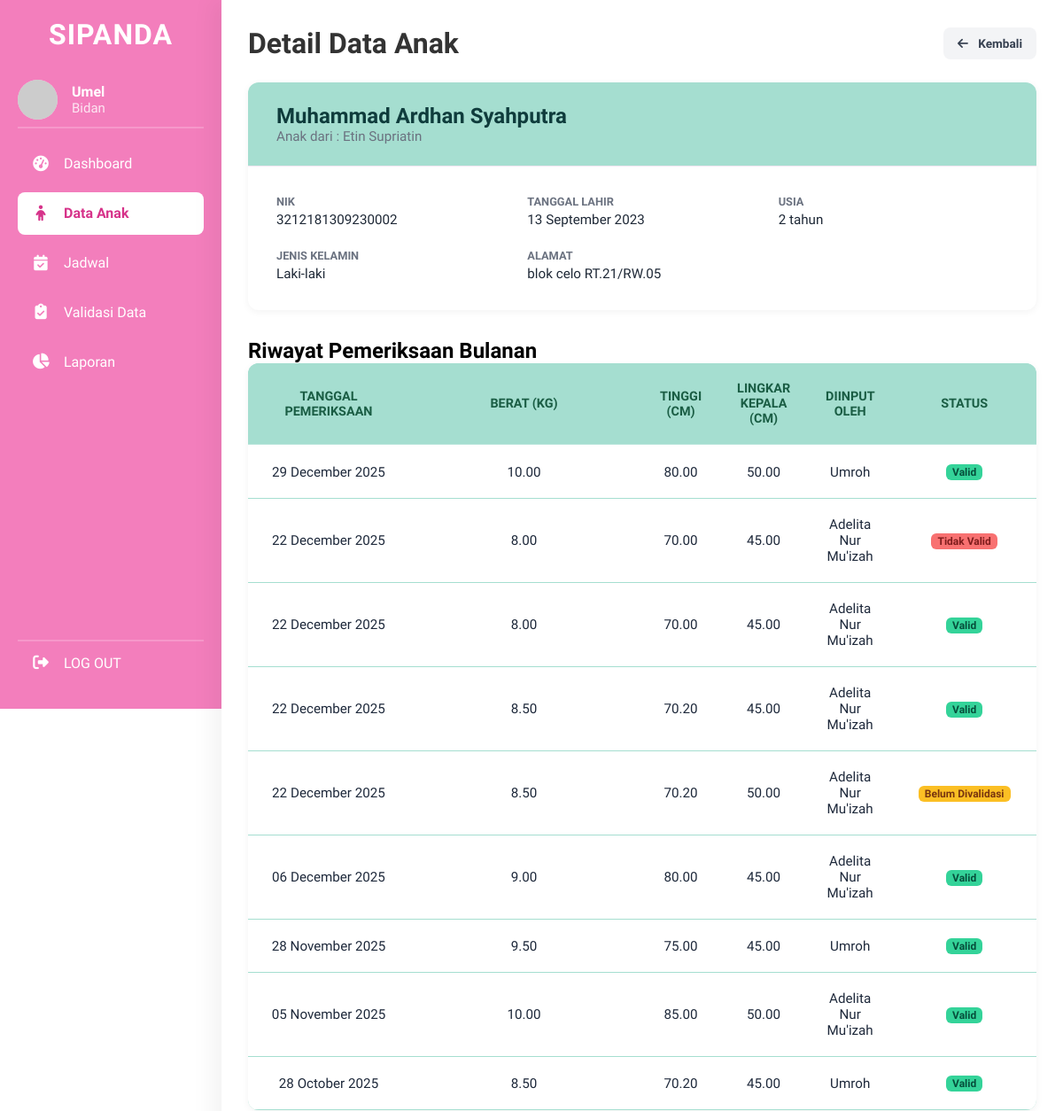
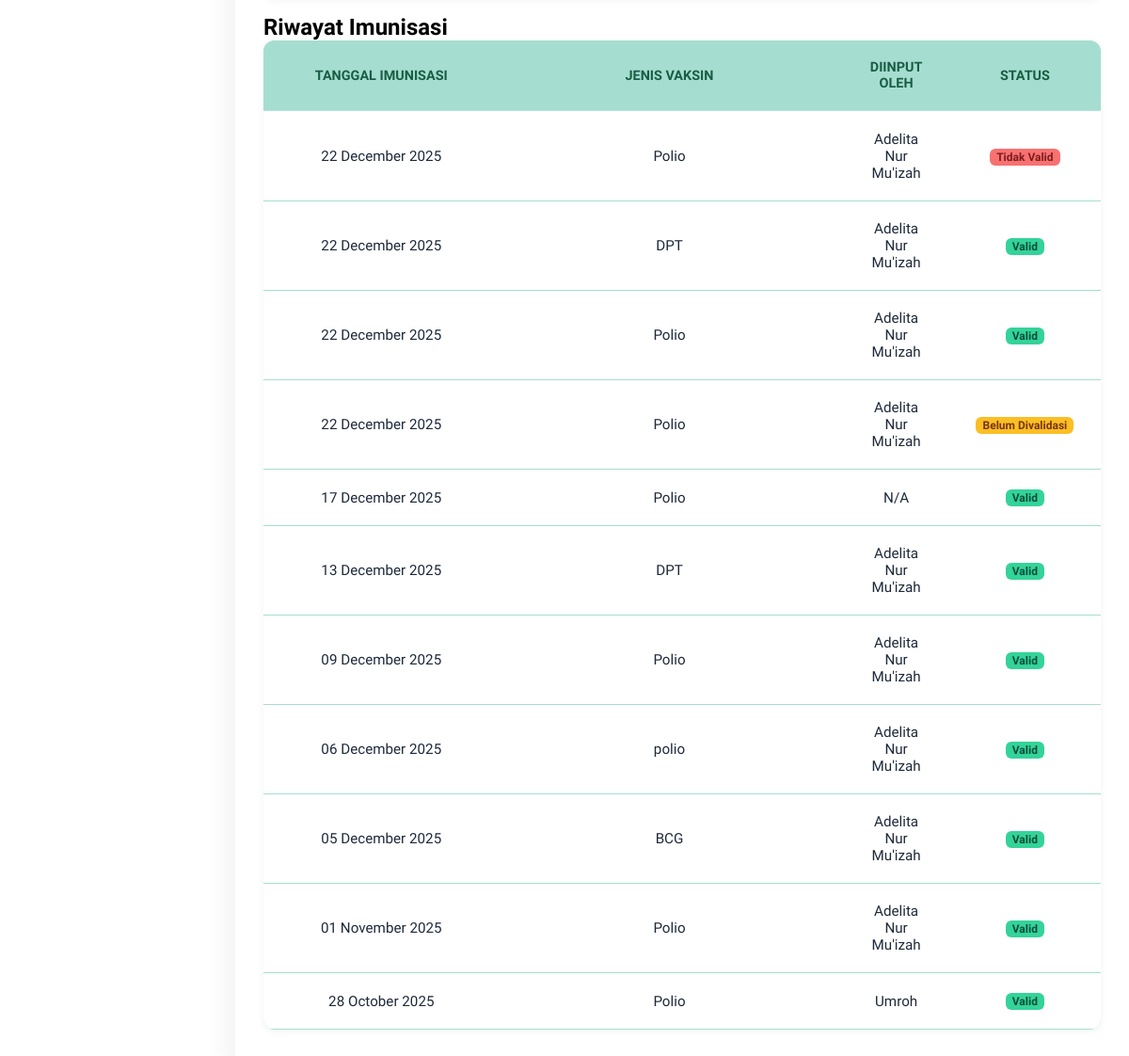
Page /detail_anak_bidan.php?id=15 (signed in) on the committed database (2 pictures, top to bottom).
### tables this page shows
CREATE TABLE `balita` (
  `id_balita` int(11) NOT NULL,
  `nama_balita` varchar(100) NOT NULL,
  `nik_balita` varchar(16) NOT NULL,
  `tanggal_lahir` date NOT NULL,
  `jenis_kelamin` enum('Laki-laki','Perempuan') NOT NULL,
  `nama_orang_tua` varchar(100) NOT NULL,
  `alamat` text DEFAULT NULL,
  `foto_profil` varchar(255) DEFAULT NULL,
  `id_kader_pendaftar` int(11) DEFAULT NULL,
  `is_active` tinyint(1) NOT NULL DEFAULT 1,
  `created_at` timestamp NOT NULL DEFAULT current_timestamp()
);

CREATE TABLE `pemeriksaan` (
  `id_pemeriksaan` int(11) NOT NULL,
  `id_balita` int(11) NOT NULL,
  `tanggal_periksa` date NOT NULL,
  `berat_badan` decimal(5,2) DEFAULT NULL COMMENT 'dalam KG',
  `tinggi_badan` decimal(5,2) DEFAULT NULL COMMENT 'dalam CM',
  `lingkar_kepala` decimal(5,2) DEFAULT NULL COMMENT 'dalam CM',
  `catatan` text DEFAULT NULL,
  `status_validasi` enum('Belum Divalidasi','Valid','Tidak Valid') DEFAULT 'Belum Divalidasi',
  `id_kader` int(11) DEFAULT NULL,
  `id_bidan_validator` int(11) DEFAULT NULL,
  `validated_at` timestamp NULL DEFAULT NULL,
  `created_at` timestamp NOT NULL DEFAULT current_timestamp()
);

CREATE TABLE `users` (
  `id_user` int(11) NOT NULL,
  `nama_lengkap` varchar(100) NOT NULL,
  `username` varchar(50) NOT NULL,
  `password` varchar(255) NOT NULL,
  `role` enum('kader','bidan') NOT NULL,
  `created_at` timestamp NOT NULL DEFAULT current_timestamp(),
  `is_active` tinyint(1) DEFAULT 1
);

CREATE TABLE `imunisasi` (
  `id_imunisasi` int(11) NOT NULL,
  `id_balita` int(11) NOT NULL,
  `tanggal_imunisasi` date NOT NULL,
  `jenis_vaksin` varchar(100) NOT NULL,
  `catatan` text DEFAULT NULL,
  `status_validasi` enum('Belum Divalidasi','Valid','Tidak Valid') DEFAULT 'Belum Divalidasi',
  `id_kader` int(11) DEFAULT NULL,
  `id_bidan_validator` int(11) DEFAULT NULL,
  `validated_at` timestamp NULL DEFAULT NULL,
  `created_at` timestamp NOT NULL DEFAULT current_timestamp()
);

### detail_anak_bidan.php (the view, shortened to what this page needs)
<?php
require 'config/database.php';
$id_balita = $_GET['id'];
$stmt_balita = $conn->prepare("SELECT * FROM balita WHERE id_balita = ?");
$stmt_balita->bind_param("i", $id_balita);
$stmt_balita->execute();
$result_balita = $stmt_balita->get_result();
$balita = $result_balita->fetch_assoc();
$stmt_pemeriksaan = $conn->prepare("SELECT p.*, u.nama_lengkap AS nama_kader FROM pemeriksaan p LEFT JOIN users u ON p.id_kader = u.id_user WHERE p.id_balita = ? ORDER BY p.tanggal_periksa DESC");
$stmt_pemeriksaan->bind_param("i", $id_balita);
$stmt_pemeriksaan->execute();
$result_pemeriksaan = $stmt_pemeriksaan->get_result();
$stmt_imunisasi = $conn->prepare("SELECT i.*, u.nama_lengkap AS nama_kader FROM imunisasi i LEFT JOIN users u ON i.id_kader = u.id_user WHERE i.id_balita = ? ORDER BY i.tanggal_imunisasi DESC");
$stmt_imunisasi->bind_param("i", $id_balita);
$stmt_imunisasi->execute();
$result_imunisasi = $stmt_imunisasi->get_result();
include 'templates/header.php';
function hitungUmur($tanggal_lahir)
{
    $lahir = new DateTime($tanggal_lahir);
    $hari_ini = new DateTime();
    $umur = $hari_ini->diff($lahir);
    if ($umur->y > 0)
        return $umur->y . " tahun";
    elseif ($umur->m > 0)
        return $umur->m . " bulan";
    else
        return $umur->d . " hari";
}
?>
<div class="dashboard-container">
    <aside class="sidebar">
        <div class="sidebar-header">
            <h2>SIPANDA</h2>
        </div>
        <div class="sidebar-user">
            <img src="https://ui-avatars.com/api/?name=<?= urlencode($_SESSION['nama_lengkap']) ?>&background=FBCFE8&color=B42373"
                alt="User Avatar">
            <div class="user-info">
                <h4><?= htmlspecialchars($_SESSION['nama_lengkap']) ?></h4>
                <p><?= htmlspecialchars(ucfirst($_SESSION['role'])) ?></p>
            </div>
        </div>
        <ul class="sidebar-nav">
            <li><a href="dashboard_bidan.php"><i class="fa-solid fa-tachometer-alt"></i> Dashboard</a></li>
            <li><a href="data_anak_bidan.php" class="active"><i class="fa-solid fa-child"></i> Data Anak</a></li>
            <li><a href="jadwal_bidan.php"><i class="fa-solid fa-calendar-check"></i> Jadwal</a></li>
            <li><a href="validasi_data.php"><i class="fa-solid fa-clipboard-check"></i> Validasi Data</a></li>
            <li><a href="laporan.php"><i class="fa-solid fa-chart-pie"></i> Laporan</a></li>
        </ul>
        <div class="sidebar-footer">
            <ul class="sidebar-nav">
                <li><a href="<?= BASE_URL ?>/logout.php"><i class="fa-solid fa-right-from-bracket"></i> LOG OUT</a></li>
            </ul>
        </div>
    </aside>
    <main class="main-content">
        <div class="main-header">
            <h1>Detail Data Anak</h1>
            <a href="data_anak_bidan.php" class="btn-kembali"><i class="fa-solid fa-arrow-left"></i> Kembali</a>
        </div>
        <div class="profile-card">
            <div class="profile-header">
                <h3><?= htmlspecialchars($balita['nama_balita']) ?></h3>
                <p>Anak dari : <?= htmlspecialchars($balita['nama_orang_tua']) ?></p>
            </div>
            <div class="profile-details">
                <div><span>NIK</span><strong><?= htmlspecialchars($balita['nik_balita']) ?></strong></div>
                <div><span>Tanggal
                        Lahir</span><strong><?= date('d F Y', strtotime($balita['tanggal_lahir'])) ?></strong></div>
                <div><span>Usia</span><strong><?= hitungUmur($balita['tanggal_lahir']) ?></strong></div>
                <div><span>Jenis Kelamin</span><strong><?= htmlspecialchars($balita['jenis_kelamin']) ?></strong></div>
                <div><span>Alamat</span><strong><?= htmlspecialchars($balita['alamat'] ?? 'N/A') ?></strong></div>
            </div>
        </div>
        <div class="history-section">
            <h2>Riwayat Pemeriksaan Bulanan</h2>
            <div class="data-table-wrapper">
                <table class="data-table">
                    <thead>
                        <tr>
                            <th>Tanggal Pemeriksaan</th>
                            <th>Berat (kg)</th>
                            <th>Tinggi (cm)</th>
                            <th>Lingkar Kepala (cm)</th>
                            <th>Diinput oleh</th>
                            <th>Status</th>
                        </tr>
                    </thead>
                    <tbody>
                        <?php if ($result_pemeriksaan->num_rows > 0): ?>
                            <?php while ($row = $result_pemeriksaan->fetch_assoc()): ?>
                                <tr>
                                    <td><?= date('d F Y', strtotime($row['tanggal_periksa'])) ?></td>
                                    <td><?= htmlspecialchars($row['berat_badan'] ?? 'N/A') ?></td>
                                    <td><?= htmlspecialchars($row['tinggi_badan'] ?? 'N/A') ?></td>
                                    <td><?= htmlspecialchars($row['lingkar_kepala'] ?? 'N/A') ?></td>
                                    <td><?= htmlspecialchars($row['nama_kader'] ?? 'N/A') ?></td>
                                    <td> <span
                                            class="status-badge <?= strtolower(str_replace(' ', '-', $row['status_validasi'])) ?>">
                                            <?= htmlspecialchars($row['status_validasi']) ?> </span> </td>
                                </tr>
                            <?php endwhile; ?>
                        <?php else: ?>
                            <tr>
                                <td colspan="6" style="text-align:center;">Belum ada riwayat pemeriksaan.</td>
                            </tr>
                        <?php endif; ?>
                    </tbody>
                </table>
            </div>
        </div>
        <div class="history-section">
            <h2>Riwayat Imunisasi</h2>
            <div class="data-table-wrapper">
                <table class="data-table">
                    <thead>
                        <tr>
                            <th>Tanggal Imunisasi</th>
                            <th>Jenis Vaksin</th>
                            <th>Diinput oleh</th>
                            <th>Status</th>
                        </tr>
                    </thead>
                    <tbody>
                        <?php if ($result_imunisasi->num_rows > 0): ?>
                            <?php while ($row = $result_imunisasi->fetch_assoc()): ?>
                                <tr>
                                    <td><?= date('d F Y', strtotime($row['tanggal_imunisasi'])) ?></td>
                                    <td><?= htmlspecialchars($row['jenis_vaksin']) ?></td>
                                    <td><?= htmlspecialchars($row['nama_kader'] ?? 'N/A') ?></td>
                                    <td> <span
                                            class="status-badge <?= strtolower(str_replace(' ', '-', $row['status_validasi'])) ?>">
                                            <?= htmlspecialchars($row['status_validasi']) ?> </span> </td>
                                </tr>
                            <?php endwhile; ?>
                        <?php else: ?>
                            <tr>
                                <td colspan="4" style="text-align:center;">Belum ada riwayat imunisasi.</td>
                            </tr> {/* Colspan 4 */}
                        <?php endif; ?>
                    </tbody>
                </table>
            </div>
        </div>
    </main>
</div>
<?php
include 'templates/footer.php';
?>

### assets/css/style.css (style rules this page uses)
* { margin: 0; padding: 0; box-sizing: border-box; }
body { font-family: "Baloo 2", cursive; background-color: white; min-height: 100vh; }

### rows in the picture
balita: nama_balita "Muhammad Ardhan Syahputra", nama_orang_tua "Etin Supriatin", nik_balita "3212181309230002", tanggal_lahir "13 September 2023", tanggal_lahir "2 tahun", jenis_kelamin "Laki-laki", alamat "blok celo RT.21/RW.05"
pemeriksaan: tanggal_periksa "29 December 2025", berat_badan "10.00", tinggi_badan "80.00", lingkar_kepala "50.00", id_kader.nama_lengkap "Umroh", status_validasi "Valid"
pemeriksaan: tanggal_periksa "22 December 2025", berat_badan "8.00", tinggi_badan "70.00", lingkar_kepala "45.00", id_kader.nama_lengkap "Adelita Nur Mu'izah", status_validasi "Tidak Valid"
pemeriksaan: tanggal_periksa "22 December 2025", berat_badan "8.00", tinggi_badan "70.00", lingkar_kepala "45.00", id_kader.nama_lengkap "Adelita Nur Mu'izah", status_validasi "Valid"
pemeriksaan: tanggal_periksa "22 December 2025", berat_badan "8.50", tinggi_badan "70.20", lingkar_kepala "45.00", id_kader.nama_lengkap "Adelita Nur Mu'izah", status_validasi "Valid"
pemeriksaan: tanggal_periksa "22 December 2025", berat_badan "8.50", tinggi_badan "70.20", lingkar_kepala "50.00", id_kader.nama_lengkap "Adelita Nur Mu'izah", status_validasi "Belum Divalidasi"
pemeriksaan: tanggal_periksa "06 December 2025", berat_badan "9.00", tinggi_badan "80.00", lingkar_kepala "45.00", id_kader.nama_lengkap "Adelita Nur Mu'izah", status_validasi "Valid"
pemeriksaan: tanggal_periksa "28 November 2025", berat_badan "9.50", tinggi_badan "75.00", lingkar_kepala "45.00", id_kader.nama_lengkap "Umroh", status_validasi "Valid"
pemeriksaan: tanggal_periksa "05 November 2025", berat_badan "10.00", tinggi_badan "85.00", lingkar_kepala "50.00", id_kader.nama_lengkap "Adelita Nur Mu'izah", status_validasi "Valid"
pemeriksaan: tanggal_periksa "28 October 2025", berat_badan "8.50", tinggi_badan "70.20", lingkar_kepala "45.00", id_kader.nama_lengkap "Umroh", status_validasi "Valid"
imunisasi: tanggal_imunisasi "22 December 2025", jenis_vaksin "Polio", id_kader.nama_lengkap "Adelita Nur Mu'izah", status_validasi "Tidak Valid"
imunisasi: tanggal_imunisasi "22 December 2025", jenis_vaksin "DPT", id_kader.nama_lengkap "Adelita Nur Mu'izah", status_validasi "Valid"
imunisasi: tanggal_imunisasi "22 December 2025", jenis_vaksin "Polio", id_kader.nama_lengkap "Adelita Nur Mu'izah", status_validasi "Valid"
imunisasi: tanggal_imunisasi "22 December 2025", jenis_vaksin "Polio", id_kader.nama_lengkap "Adelita Nur Mu'izah", status_validasi "Belum Divalidasi"
imunisasi: tanggal_imunisasi "17 December 2025", jenis_vaksin "Polio", nama_kader "N/A", status_validasi "Valid"
imunisasi: tanggal_imunisasi "13 December 2025", jenis_vaksin "DPT", id_kader.nama_lengkap "Adelita Nur Mu'izah", status_validasi "Valid"
imunisasi: tanggal_imunisasi "09 December 2025", jenis_vaksin "Polio", id_kader.nama_lengkap "Adelita Nur Mu'izah", status_validasi "Valid"
imunisasi: tanggal_imunisasi "06 December 2025", jenis_vaksin "polio", id_kader.nama_lengkap "Adelita Nur Mu'izah", status_validasi "Valid"
imunisasi: tanggal_imunisasi "05 December 2025", jenis_vaksin "BCG", id_kader.nama_lengkap "Adelita Nur Mu'izah", status_validasi "Valid"
imunisasi: tanggal_imunisasi "01 November 2025", jenis_vaksin "Polio", id_kader.nama_lengkap "Adelita Nur Mu'izah", status_validasi "Valid"
imunisasi: tanggal_imunisasi "28 October 2025", jenis_vaksin "Polio", id_kader.nama_lengkap "Umroh", status_validasi "Valid"

### other values in the picture
$_SESSION['nama_lengkap'] "Umel"
$_SESSION['role'] "Bidan"
